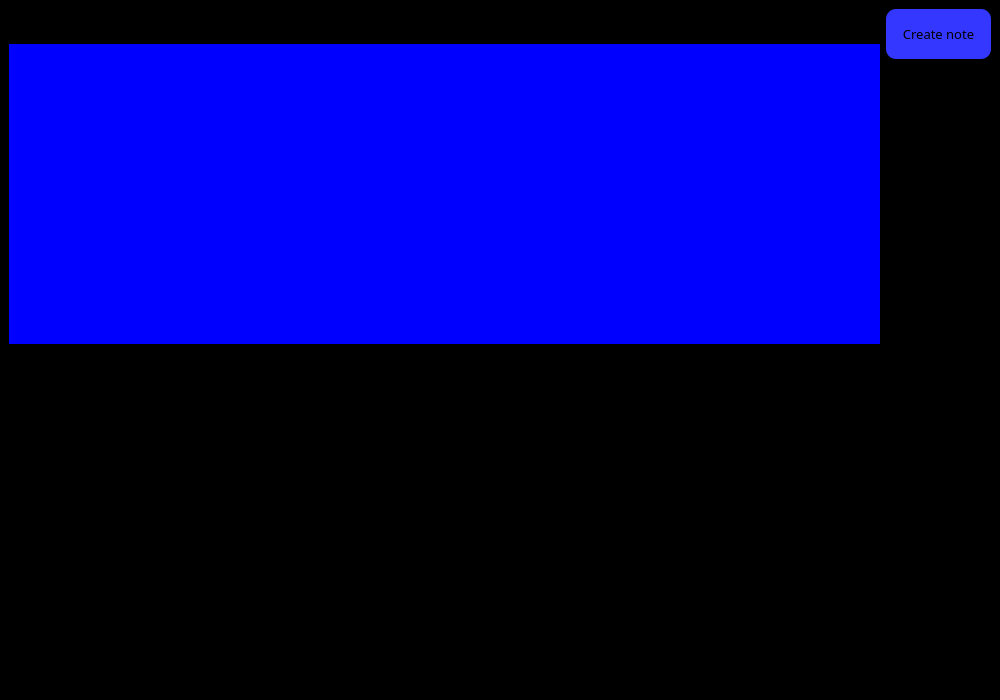
<?xml version="1.0" encoding="UTF-8"?>
<ui version="4.0">
 <class>window</class>
 <widget class="QMainWindow" name="window">
  <property name="geometry">
   <rect>
    <x>0</x>
    <y>0</y>
    <width>1000</width>
    <height>700</height>
   </rect>
  </property>
  <property name="sizePolicy">
   <sizepolicy hsizetype="Expanding" vsizetype="Expanding">
    <horstretch>0</horstretch>
    <verstretch>0</verstretch>
   </sizepolicy>
  </property>
  <property name="minimumSize">
   <size>
    <width>1000</width>
    <height>700</height>
   </size>
  </property>
  <property name="windowTitle">
   <string>MainWindow</string>
  </property>
  <property name="styleSheet">
   <string notr="true">background-color:rgb(0, 0, 0)</string>
  </property>
  <widget class="QWidget" name="centralwidget">
   <property name="sizePolicy">
    <sizepolicy hsizetype="Expanding" vsizetype="Expanding">
     <horstretch>1</horstretch>
     <verstretch>1</verstretch>
    </sizepolicy>
   </property>
   <property name="mouseTracking">
    <bool>false</bool>
   </property>
   <property name="tabletTracking">
    <bool>false</bool>
   </property>
   <property name="layoutDirection">
    <enum>Qt::LeftToRight</enum>
   </property>
   <layout class="QGridLayout" name="gridLayout">
    <property name="bottomMargin">
     <number>600</number>
    </property>
    <item row="2" column="0">
     <spacer name="horizontalSpacer_2">
      <property name="orientation">
       <enum>Qt::Horizontal</enum>
      </property>
      <property name="sizeHint" stdset="0">
       <size>
        <width>40</width>
        <height>50</height>
       </size>
      </property>
     </spacer>
    </item>
    <item row="0" column="1">
     <widget class="QPushButton" name="cr_button">
      <property name="sizePolicy">
       <sizepolicy hsizetype="Minimum" vsizetype="Minimum">
        <horstretch>0</horstretch>
        <verstretch>0</verstretch>
       </sizepolicy>
      </property>
      <property name="minimumSize">
       <size>
        <width>105</width>
        <height>50</height>
       </size>
      </property>
      <property name="sizeIncrement">
       <size>
        <width>100</width>
        <height>100</height>
       </size>
      </property>
      <property name="baseSize">
       <size>
        <width>105</width>
        <height>50</height>
       </size>
      </property>
      <property name="font">
       <font>
        <family>MV Boli</family>
        <pointsize>10</pointsize>
        <italic>false</italic>
       </font>
      </property>
      <property name="styleSheet">
       <string notr="true">background-color:rgb(52, 55, 255);
border-radius:10px;</string>
      </property>
      <property name="text">
       <string>Create note</string>
      </property>
     </widget>
    </item>
    <item row="3" column="0" rowspan="2">
     <layout class="QHBoxLayout" name="horizontalLayout">
      <item>
       <widget class="QWidget" name="widget" native="true">
        <property name="minimumSize">
         <size>
          <width>200</width>
          <height>300</height>
         </size>
        </property>
        <property name="styleSheet">
         <string notr="true">background-color:blue
</string>
        </property>
       </widget>
      </item>
     </layout>
    </item>
    <item row="1" column="0">
     <spacer name="verticalSpacer_2">
      <property name="orientation">
       <enum>Qt::Vertical</enum>
      </property>
      <property name="sizeHint" stdset="0">
       <size>
        <width>20</width>
        <height>40</height>
       </size>
      </property>
     </spacer>
    </item>
    <item row="1" column="1">
     <spacer name="verticalSpacer">
      <property name="orientation">
       <enum>Qt::Vertical</enum>
      </property>
      <property name="sizeHint" stdset="0">
       <size>
        <width>20</width>
        <height>40</height>
       </size>
      </property>
     </spacer>
    </item>
    <item row="0" column="0">
     <spacer name="horizontalSpacer">
      <property name="orientation">
       <enum>Qt::Horizontal</enum>
      </property>
      <property name="sizeHint" stdset="0">
       <size>
        <width>868</width>
        <height>20</height>
       </size>
      </property>
     </spacer>
    </item>
   </layout>
  </widget>
  <widget class="QStatusBar" name="statusbar">
   <property name="enabled">
    <bool>true</bool>
   </property>
  </widget>
 </widget>
 <resources/>
 <connections/>
</ui>
